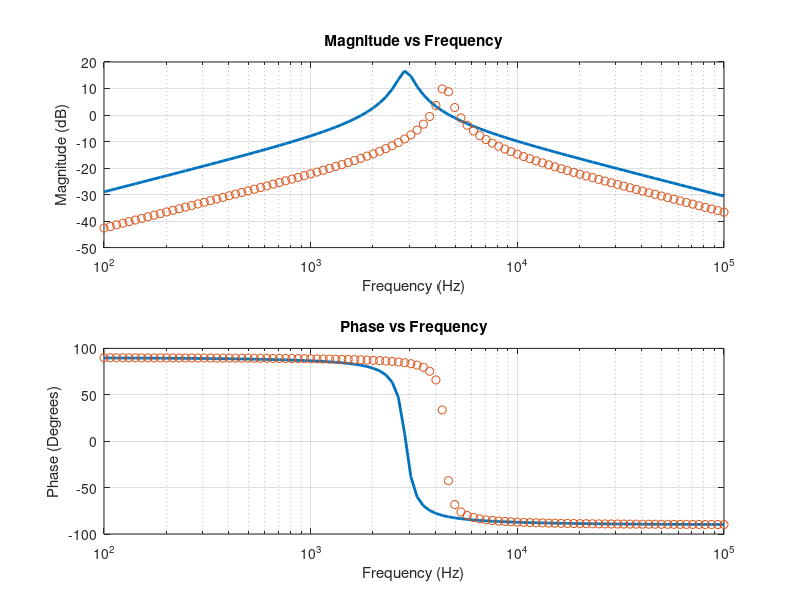

Here is the MATLAB script that generated this plot:
R1 = 5400;
R2 = 54000;
R3 = 270;
C1 = 1e-8;
C2 = 2.2e-8;

R1real = 9870;
R2real = 56071;
R3real = 99.41;
C1real = 1.1e-8;
C2real = 2.1e-8;

f = logspace(2,5,100);
om = 2*pi*f;

h = ((1i*om)*1/(R1*C1))./((1i*om).^2+(1i*om)*((C1+C2)/(R2*C1*C2))+((R1+R3)/(R1*R2*R3*C1*C2)));
center_freq = (1/(2*pi)) * sqrt((R1+R3)/(R1*R2*R3*C2*C2))
center_gain = -(R2*C2)/(R1*(C1+C2))
bandwidth = (1/(2*pi)) * (C1+C2)/(R2*C1*C2)

hreal = ((1i*om)*1/(R1real*C1real))./((1i*om).^2+(1i*om)*((C1real+C2real)/(R2real*C1real*C2real))+((R1real+R3real)/(R1real*R2real*R3real*C1real*C2real)));
center_freqreal = (1/(2*pi)) * sqrt((R1real+R3real)/(R1real*R2real*R3real*C2real*C2real))
center_gainreal = -(R2real*C2real)/(R1real*(C1real+C2real))
bandwidthreal = (1/(2*pi)) * (C1real+C2real)/(R2real*C1real*C2real)

figure;
subplot(2,1,1);
semilogx(f,20*log10(abs(h)), '-','Linewidth',2);
hold on;
semilogx(f,20*log10(abs(hreal)), 'o');
hold off;
title('Magnitude vs Frequency');
xlabel('Frequency (Hz)');
ylabel('Magnitude (dB)');
grid on;

subplot(2,1,2);
semilogx(f,180*angle(h)/pi, '-', 'LineWidth',2);
hold on;
semilogx(f,180*angle(hreal)/pi, 'o');
hold off;
title('Phase vs Frequency');
xlabel('Frequency (Hz)');
ylabel('Phase (Degrees)');
grid on;